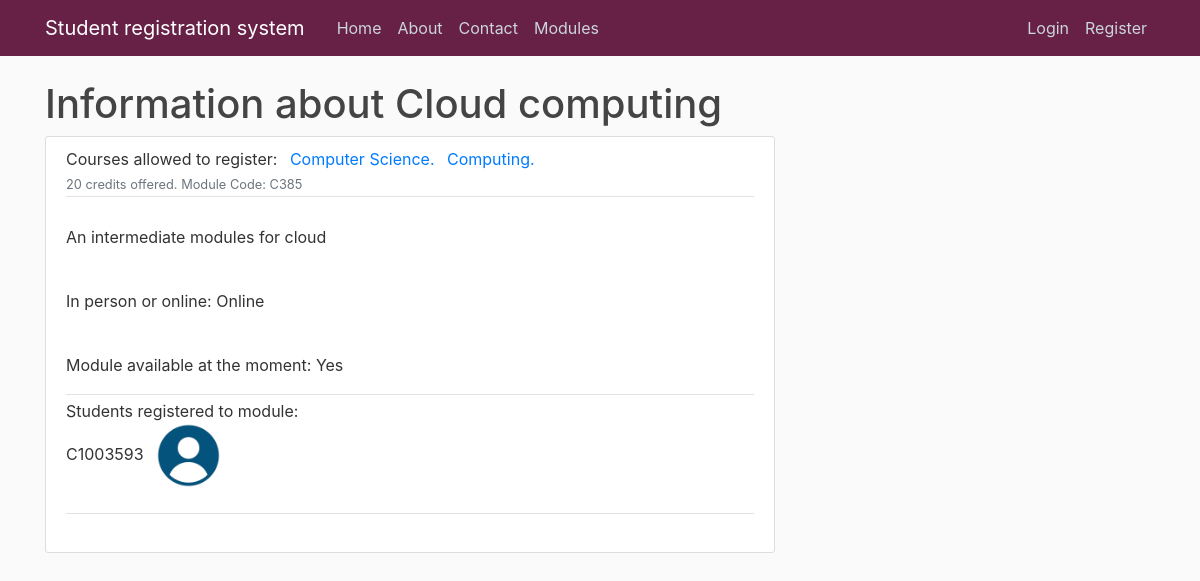
Page /module/C385 on the earlier database version.
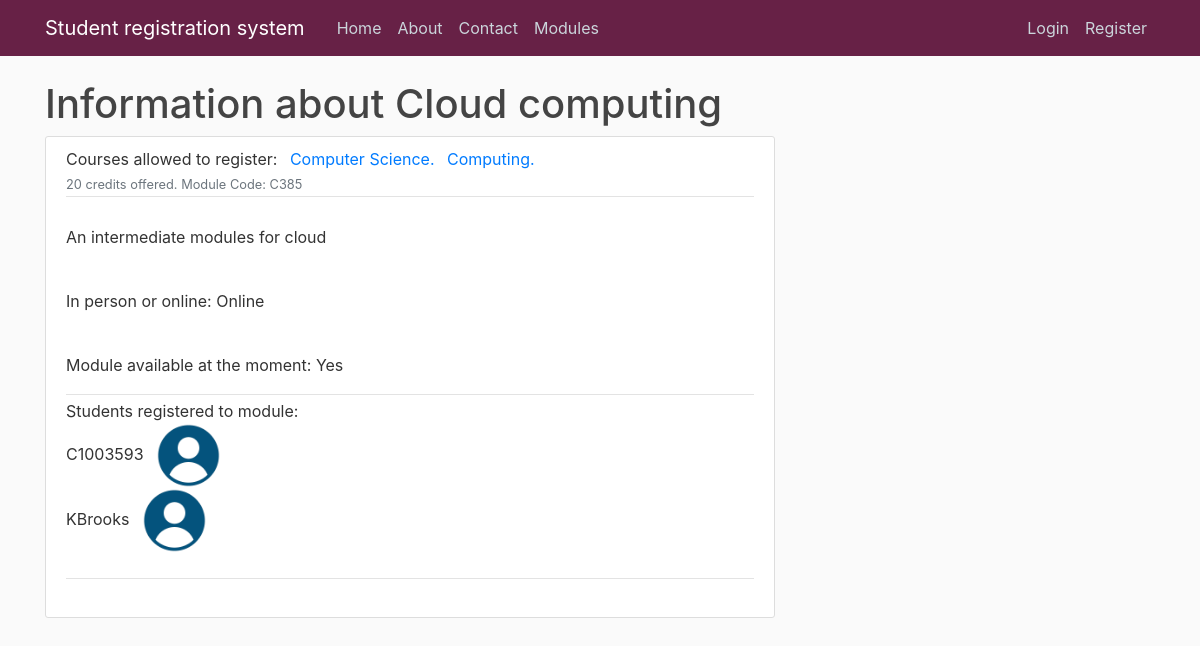
Same page on the later database version.
### ModuleRegistrationSystem/models.py (models this page shows, shortened)
class Module(models.Model):
    name = models.CharField(max_length= 40)
    code = models.CharField(max_length= 4, primary_key= 'code')
    credit = models.IntegerField(choices= [(20, 20), (40, 40), (60, 60)])
    category = models.CharField(max_length= 20, choices= [('In-person', 'In person'), ('Online', 'Online')])
    description = models.TextField()
    availability = models.BooleanField(default=True)
    coursesAllowedToRegister = models.ManyToManyField(Course)
    def __str__(self):
        return f'{self.name}'

class Course(models.Model):
    name = models.CharField(max_length = 20, primary_key= 'name')
    startDate = models.DateField(default = timezone.now)
    duration = models.CharField(max_length = 10 ,choices= [('1 year', '1 year'), ('2 years', '2 years'), ('3 years', '3 years')])
    description = models.TextField()
    def __str__(self):
        return f'{self.name}'

class Registration(models.Model):
    student = models.ForeignKey(User,null = True, related_name= 'studentregistrations', on_delete = models.CASCADE)
    module = models.ForeignKey(Module, null = True, related_name= 'moduleregistrations', on_delete = models.CASCADE)
    dateOfRegistration = models.DateTimeField(default = timezone.now)

### users/models.py (models this page shows, shortened)
class studentAccount(models.Model):
    user = models.OneToOneField(User, null = True, on_delete= models.CASCADE)
    DOB = models.DateField(null = True)
    Address = models.CharField(max_length=30, null = True)
    City = models.CharField(max_length=20, null = True)
    Country = models.CharField(max_length=20, null = True)
    image = models.ImageField(default = 'default.png', upload_to= 'profile_pics')
    Course = models.ForeignKey(Course, on_delete=models.SET_NULL, null = True, blank = True)

### ModuleRegistrationSystem/views.py (the view)
# urls.py: path('module/<str:pk>', ModuleDetailView.as_view(), name='module-detail'),
class ModuleDetailView(DetailView):
        model = Module

### ModuleRegistrationSystem/templates/ModuleRegistrationSystem/module_detail.html (shortened to what this page needs)
{% extends "ModuleRegistrationSystem/base.html" %}
{% block content %}
    <h1>Information about {{ object }} </h1>
    <article class="media content-section">
        <div class="media-body">
            <div class="article-metadata">
                <a class="mr-2">Courses allowed to register: {% for coursesAllowedToRegister in object.coursesAllowedToRegister.all %} <a class="mr-2" href="{% url 'ModuleRegistrationSystem:course-detail' coursesAllowedToRegister.name %}"> {{ coursesAllowedToRegister }}. </a>
                    {% endfor %}</a>
                <small class="text-muted">{{ object.credit }} credits offered. Module Code: {{ object.code }}</small>
            </div>
            <p class="article-content">{{ object.description }}</p></br>
            <p class="article-content">In person or online: {{ object.category }}</p></br>
            {% if object.availability == True %}
                <p class="article-content">Module available at the moment: Yes</p>
            {% else %}
                <p class="article-content">Module available at the moment: No</p>
            {% endif %}
            <div class="article-metadata">
            </div>
            <a class="mr-2">Students registered to module: </a>
            {% for registration in module.moduleregistrations.all %}
                <div>
                    <a class="mr-2" >{{ registration.student }}</a>
                    <img class="rounded-circle article-img" src="{{ registration.student.studentaccount.image.url }}"/>
                </div>
                {% empty %}
                    <a class="mr-2">No students are registered to this module.</a>
            {% endfor %}
            <div class="article-metadata">
            </div>
        </div>
    </article>
{% endblock content %}

### ModuleRegistrationSystem/templates/ModuleRegistrationSystem/base.html (shortened to what this page needs)
{% load static %}
<!DOCTYPE html>
<html>
<head>
    <link rel="stylesheet" href="https://cdn.jsdelivr.net/npm/bootstrap@4.0.0/dist/css/bootstrap.min.css">
    <link rel="stylesheet" type="text/css" href="{% static 'css/styles.css' %}" />
</head>
<body>
    <div class="container">
        <header class="site-header">
            <nav class="navbar navbar-expand-md navbar-dark bg-steel fixed-top">
                <div class="container">
                <a class="navbar-brand mr-4" href="{% url 'ModuleRegistrationSystem:home' %}">Student registration system</a>
                <div class="collapse navbar-collapse" id="navbarToggle">
                    <div class="navbar-nav mr-auto">
                        <a class="nav-item nav-link" href="{% url 'ModuleRegistrationSystem:home' %}">Home</a>
                        <a class="nav-item nav-link" href="{% url 'ModuleRegistrationSystem:about' %}">About</a>
                        <a class="nav-item nav-link" href="{% url 'ModuleRegistrationSystem:contact' %}">Contact</a>
                        <a class="nav-item nav-link" href="{% url 'ModuleRegistrationSystem:modules' %}">Modules</a>
                    </div>
                    <div class="navbar-nav">
                        {% if user.is_authenticated %}
                            <a class="nav-item nav-link" href="{% url 'studentAccount' %}">Student account</a>
                            <a class="nav-item nav-link" href="{% url 'logout' %}">Logout</a>
                        {% else %}
                            <a class="nav-item nav-link" href="{% url 'login' %}">Login</a>
                    <a class="nav-item nav-link" href="{% url 'register' %}">Register</a>
                        {% endif %}
                    </div>
                </div>
                </div>
            </nav>
        </header>
        <div class="row">
            <div class="col-md-8">
            {% block content %}{% endblock %}
            </div>
        </div>
    </div>
</body>
</html>

### ModuleRegistrationSystem/static/css/styles.css (style rules this page uses)
html { position: relative; min-height: 100%; }
body { background: #fafafa; color: #333333; margin-top: 5rem; margin-bottom: 50px; }
h1, h2, h3, h4, h5, h6 { color: #444444; }
.bg-steel { background-color: #672146; }
.site-header .navbar-nav .nav-link { color: #cbd5db; }
.content-section { background: #ffffff; padding: 10px 20px; border: 1px solid #dddddd; border-radius: 3px; margin-bottom: 20px; }
.article-content { white-space: pre-line; }
.article-img { height: 65px; width: 65px; margin-right: 16px; }
.article-metadata { padding-bottom: 1px; margin-bottom: 4px; border-bottom: 1px solid #e3e3e3 }

Differences in the rows shown:
added Registration: student "KBrooks", student.studentaccount.image (placeholder picture)
